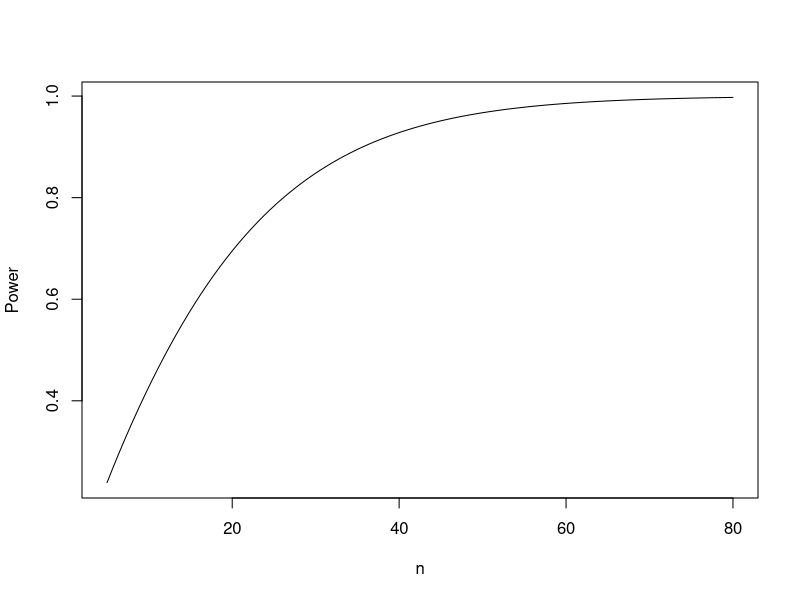
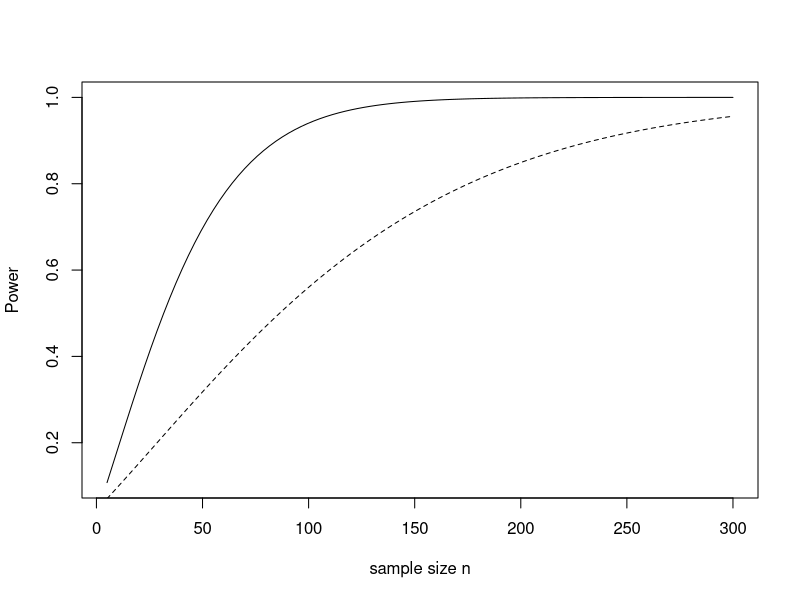
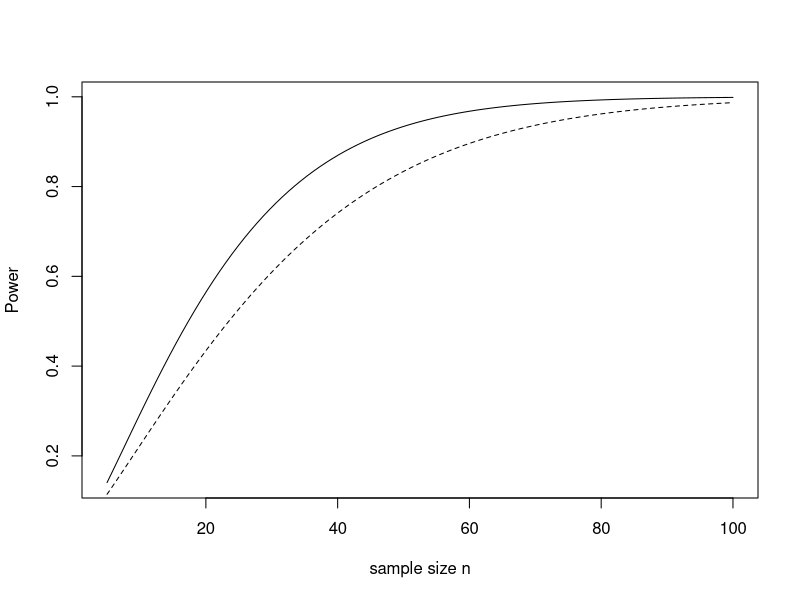

Reproduce these figures in R, in order.
#z-test
n=62
a=.05# a stands for alpha
d=.5 # d=Delta/sigma
nc=d*sqrt(n/2) # nc stands for non-centrality parameter 
# power in a one-sided test: 
1-pnorm(qnorm(1-a)-nc) 
# power in a two-sided test:
pnorm(nc-qnorm(1-a/2))+pnorm(qnorm(a/2)-nc)

#power for one-sample t 
n=25:30 #n=25,26,27,28,29,30
v=n-1
a=.05
d=(2750-3000)/500 #sigma=500 
nc=d*sqrt(n) 
pt(qt(a,v),v,nc) 
#curve plots power vs n
curve(pt(qt(.05,x-1),x-1,-.5*sqrt(x)) ,5,80,ylab="Power",xlab="n")

#power for two-sample t
n1=65 
n2=65
v=n1+n2-2 
a=.05
# a stands for alpha
d=.5
# d=Delta/sigma
# nc stands for non-centrality parameter 
nc=d*sqrt(n1*n2/(n1+n2))
1-pt(qt(1-a/2,v),v,nc)+pt(qt(a/2,v),v,nc) #power.
pt1<-function(n,d=50/100){
  v=2*n-2
  a=.05 # a stands for alpha d=Delta/sigma 
  nc=d*sqrt(n/2) # nc stands for non-centrality parameter 
  1-pt(qt(1-a/2,v),v,nc)+pt(qt(a/2,v),v,nc) }
curve(pt1(x),5,300,xlab="sample size n", ylab="Power")
curve(pt1(x,.3),5,300,lty="dashed",add=TRUE)

#paired t-test
n=34 
a=.05 # alpha 
r=.5 #correlation 
d=.5 # d=Delta/sigma 
nc=sqrt(n/2)*d/sqrt(1-r)
1-pt(qt(1-a/2,n-1),n-1,nc)+pt(qt(a/2,n-1),n-1,nc)
#correlation btw pretest and posttest r=.5 
#standardized effect size d=Delta/sigma d=.5
pt2=function(n=34,r=.5,d=.5){
  a=.05 # alpha
  nc=sqrt(n/2)*d/sqrt(1-r)
  1-pt(qt(1-a/2,n-1),n-1,nc)+pt(qt(a/2,n-1),n-1,nc) }
curve(pt2(x),5,100,xlab="sample size n", ylab="Power")
curve(pt2(x,r=.3),5,100,lty="dashed",add=TRUE)



